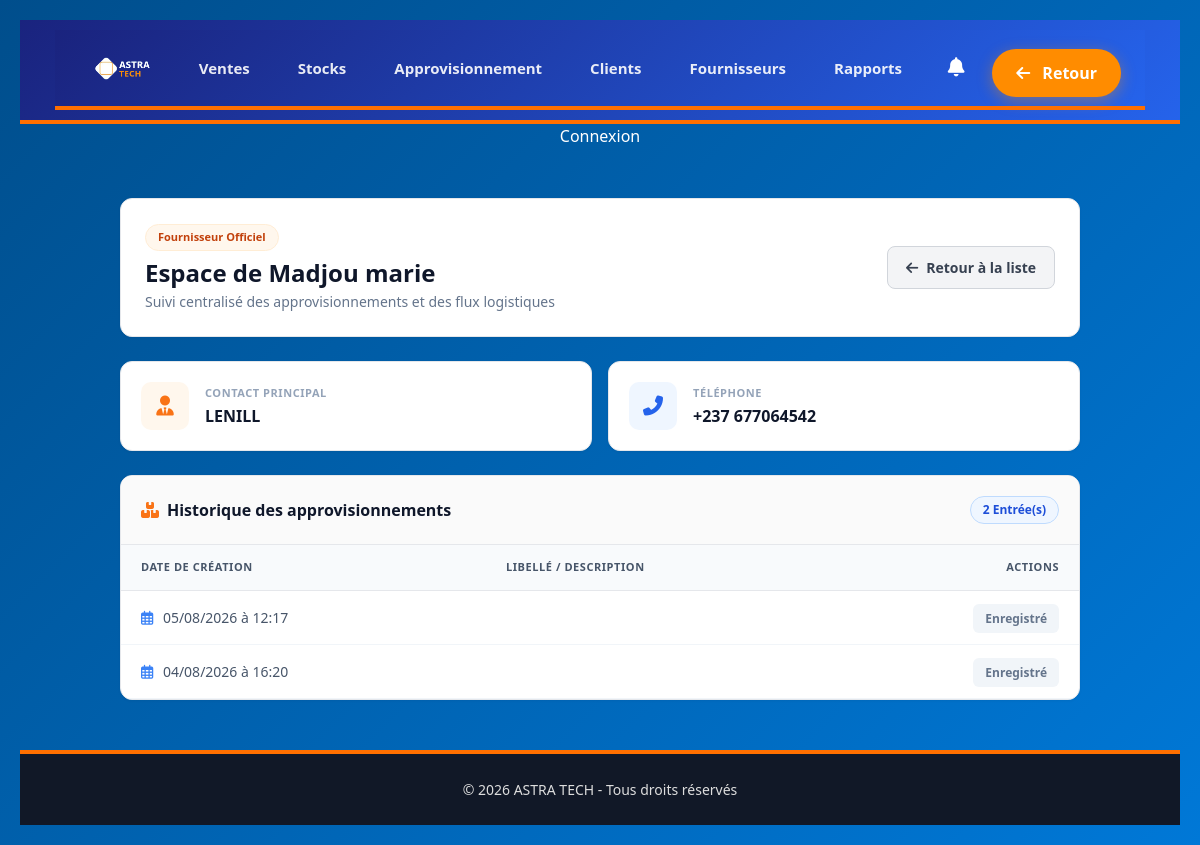
/fournisseur/espace/1/ (signed in), run on an earlier commit of the app's database.
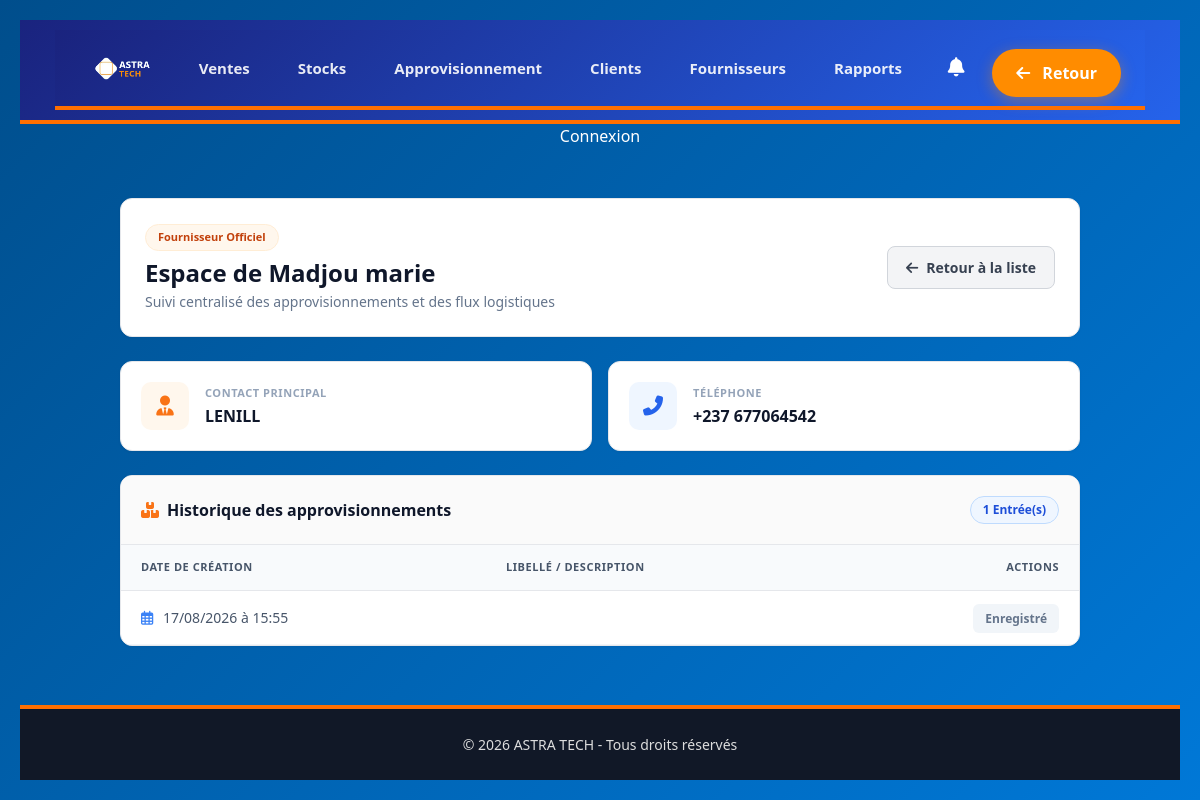
And on a later commit of the database.
### astra/models.py (models this page shows, shortened)
class Fournisseur(models.Model):
    nom = models.CharField(
        max_length=255
    )
    contact = models.CharField(
        max_length=255,
        blank=True
    )
    telephone = models.CharField(
        max_length=50,
        blank=True
    )
    email = models.EmailField(
        blank=True,
        null=True
    )
    mot_de_passe = models.CharField(
        max_length=255,
        default="1234"
    )
    is_active = models.BooleanField(
        default=True
    )

class Approvisionnement(models.Model):
    STATUT_CHOICES = [
        ("en_attente", "En attente"),
        ("confirmee", "Confirmée"),
        ("expediee", "Expédiée"),
        ("livree", "Livrée"),
        ("annulee", "Annulée"),
    ]
    reference = models.CharField(
        max_length=100,
        unique=True,
        blank=True,
        null=True
    )
    fournisseur = models.ForeignKey(
        Fournisseur,
        on_delete=models.CASCADE,
        related_name="approvisionnements"
    )
    date_creation = models.DateTimeField(
        auto_now_add=True
    )
    montant_total = models.DecimalField(
        max_digits=12,
        decimal_places=2,
        default=0
    )
    statut = models.CharField(
        max_length=20,
        choices=STATUT_CHOICES,
        default="en_attente"
    )
    is_active = models.BooleanField(
        default=True
    )

### astra/views.py (the view)
# urls.py: path('fournisseur/espace/<int:pk>/', views.espace_fournisseur, name='espace_fournisseur'),
def espace_fournisseur(request, pk):
    fournisseur_connecte_id = request.session.get('fournisseur_connecte_id')
    if not fournisseur_connecte_id or int(fournisseur_connecte_id) != int(pk):
        messages.error(request, "Veuillez entrer le mot de passe pour accéder à cet espace.")
        return redirect('astra:connexion_fournisseur', fournisseur_id=pk)
    fournisseur_principal = get_object_or_404(Fournisseur, pk=pk)
    doublons_fournisseurs = Fournisseur.objects.filter(
        nom__iexact=fournisseur_principal.nom,
        is_active=True
    )
    approvisionnements = Approvisionnement.objects.filter(
        fournisseur__in=doublons_fournisseurs
    ).order_by('-date_creation')
    contexte = {
        'fournisseur': fournisseur_principal,
        'approvisionnements': approvisionnements,
    }
    return render(request, 'astra/espace_fournisseur.html', contexte)

### astra/context_processors.py (called while the page is built)
def notifications_processor(request):
    path = request.path.lower()
    cat = None
    if 'vente' in path:
        cat = 'ventes'
    elif 'stock' in path:
        cat = 'stocks'
    elif 'appro' in path:
        cat = 'appro'
    elif 'client' in path:
        cat = 'clients'
    elif 'fournisseur' in path:
        cat = 'fournisseurs'
    elif 'rapport' in path:
        cat = 'rapports'
    if cat:
        notifications = NotificationPlateforme.objects.filter(lu=False, categorie=cat).order_by('-id')
    else:
        notifications = NotificationPlateforme.objects.none()
    return {
        'notifications_non_lues': notifications,
        'nombre_notifications': notifications.count()
    }

### astra/Templates/astra/espace_fournisseur.html (shortened to what this page needs)
{% extends "base.html" %}
{% load static %}
{% block content %}
<div class="ef-container">
    <div class="ef-card">
        <div class="ef-header">
            <div>
                <span style="display: inline-block; padding: 4px 12px; background: #fff7ed; color: #c2410c; font-size: 11px; font-weight: 700; border-radius: 20px; margin-bottom: 8px; border: 1px solid #ffedd5;">Fournisseur Officiel</span>
                <h1 style="font-size: 24px; font-weight: 800; color: #0f172a; margin: 0 0 4px 0;">Espace de {{ fournisseur.nom }}</h1>
                <p style="font-size: 14px; color: #64748b; margin: 0;">Suivi centralisé des approvisionnements et des flux logistiques</p>
            </div>
            <a href="{% url 'astra:fournisseurs' %}" class="ef-btn">
                <i class="fas fa-arrow-left"></i> Retour à la liste
            </a>
        </div>
    </div>
    <div class="ef-grid">
        <div class="ef-info-box">
            <div class="ef-icon ef-icon-orange">
                <i class="fas fa-user-tie"></i>
            </div>
            <div>
                <span style="font-size: 11px; font-weight: 700; color: #94a3b8; text-transform: uppercase; letter-spacing: 0.05em; display: block;">Contact principal</span>
                <span style="font-size: 16px; font-weight: 700; color: #0f172a; margin-top: 2px; display: block;">{{ fournisseur.contact|default:"Non renseigné" }}</span>
            </div>
        </div>
        <div class="ef-info-box">
            <div class="ef-icon ef-icon-blue">
                <i class="fas fa-phone-alt"></i>
            </div>
            <div>
                <span style="font-size: 11px; font-weight: 700; color: #94a3b8; text-transform: uppercase; letter-spacing: 0.05em; display: block;">Téléphone</span>
                <span style="font-size: 16px; font-weight: 700; color: #0f172a; margin-top: 2px; display: block;">{{ fournisseur.telephone|default:"Non renseigné" }}</span>
            </div>
        </div>
    </div>
    <div class="ef-table-wrapper">
        <div style="padding: 20px; border-bottom: 1px solid #e5e7eb; display: flex; justify-content: space-between; align-items: center; background: #fafafa;">
            <h2 style="font-size: 16px; font-weight: 700; color: #0f172a; margin: 0; display: flex; align-items: center; gap: 8px;">
                <i class="fas fa-boxes" style="color: #f97316;"></i> Historique des approvisionnements
            </h2>
            <span class="ef-badge">
                {{ approvisionnements|length|default:0 }} Entrée(s)
            </span>
        </div>
        <table class="ef-table">
            <thead>
                <tr>
                    <th>Date de création</th>
                    <th>Libellé / Description</th>
                    <th style="text-align: right;">Actions</th>
                </tr>
            </thead>
            <tbody>
                {% for app in approvisionnements %}
                    <tr>
                        <td style="color: #475569; font-weight: 500;">
                            <i class="far fa-calendar-alt" style="color: #3b82f6; margin-right: 6px;"></i> {{ app.date_creation|date:"d/m/Y à H:i" }}
                        </td>
                        <td style="font-weight: 700; color: #0f172a;">
                        </td>
                        <td style="text-align: right;">
                            <span style="font-size: 12px; color: #64748b; background: #f1f5f9; padding: 6px 12px; border-radius: 6px; font-weight: 600;">Enregistré</span>
                        </td>
                    </tr>
                {% endfor %}
            </tbody>
        </table>
    </div>
</div>
{% endblock %}

### astra/Templates/base.html (shortened to what this page needs)
{% load static %}
<!DOCTYPE html>
<html lang="fr">
<head>
    <link href="https://cdn.jsdelivr.net/npm/bootstrap@5.3.3/dist/css/bootstrap.min.css" rel="stylesheet">
    <link rel="stylesheet" href="https://cdnjs.cloudflare.com/ajax/libs/font-awesome/6.5.0/css/all.min.css">
    <link rel="stylesheet" href="{% static 'css/base.css' %}">
    <link rel="stylesheet" href="{% static 'css/header.css' %}">
    <link rel="stylesheet" href="{% static 'css/footer.css' %}">
    <link rel="stylesheet" href="{% static 'css/style.css' %}">
</head>
<body class="app-layout">
    <header class="app-header">
        {% block header %}
            {% include "astra/header.html" %}
        {% endblock %}
    </header>
    {% if user.is_authenticated %}
    {% else %}
        <a href="{% url 'astra:connexion' %}" class="nav-link">Connexion</a>
    {% endif %}
    <main class="app-main">
        {% block content %}
        {% endblock %}
    </main>
    <footer class="app-footer">
        {% block footer %}
            {% include "astra/footer.html" %}
        {% endblock %}
    </footer>
</body>
</html>

### astra/Templates/astra/header.html (shortened to what this page needs)
{% load static %}
<header class="app-header" style="display: flex; align-items: center; justify-content: space-between; padding: 0 24px; width: 100%; box-sizing: border-box;">
    <div class="logo-container" style="display: flex; align-items: center;">
        <img src="{% static 'image/logoo.png' %}" alt="ASTRA TECH" style="height: 38px; width: auto;">
    </div>
    <nav class="nav-menu" style="display: flex; align-items: center; gap: 24px;">
        <a href="{% url 'astra:ventes' %}" class="nav-item {% if request.resolver_match.url_name == 'ventes' %}active{% endif %}">Ventes</a>
        <a href="{% url 'astra:stock' %}" class="nav-item {% if request.resolver_match.url_name == 'stock' %}active{% endif %}">Stocks</a>
        <a href="{% url 'astra:approvisionnements' %}" class="nav-item {% if request.resolver_match.url_name == 'approvisionnement' or request.resolver_match.url_name == 'approvisionnements' %}active{% endif %}">Approvisionnement</a>
        <a href="{% url 'astra:clients' %}" class="nav-item {% if request.resolver_match.url_name == 'gestion_clients' %}active{% endif %}">Clients</a>
        <a href="{% url 'astra:fournisseurs' %}" class="nav-item {% if request.resolver_match.url_name == 'fournisseurs' %}active{% endif %}">Fournisseurs</a>
        <a href="{% url 'astra:rapports' %}" class="nav-item {% if request.resolver_match.url_name == 'rapports' %}active{% endif %}">Rapports</a>
    </nav>
    <div class="user-menu" style="display: flex; align-items: center; gap: 16px;">
        <div class="notification-container" style="position: relative; display: inline-block; cursor: pointer;">
    <div class="notification-icon" id="notificationIcon" onclick="toggleNotificationDropdown()" style="font-size: 1.2rem; padding: 8px; color: white;">
        <i class="fas fa-bell"></i>
    </div>
</div>
        <a href="{% url 'astra:accueil' %}" class="btn btn-primary rounded-pill px-4" style="white-space: nowrap;">
            <i class="fas fa-arrow-left me-2"></i> Retour
        </a>
    </div>
</header>

### astra/Templates/astra/footer.html
<footer class="site-footer">
    <div class="footer-bottom">
        © 2026 ASTRA TECH - Tous droits réservés
    </div>
</footer>

### astra/static/css/base.css (style rules this page uses)
*, *::before, *::after { box-sizing: border-box; margin: 0; padding: 0; }
html, body { width: 100%; min-height: 100vh; background-color: #f4f6fb; font-family: 'Inter', 'Segoe UI', Arial, sans-serif; color: #333; overflow-x: hidden; }
.app-layout { display: flex; flex-direction: column; min-height: 100vh; width: 100%; }
.app-header { width: 100%; flex-shrink: 0; position: relative !important; }
.app-main { flex: 1; width: 100%; max-width: 1400px; margin: 0 auto; padding: 20px; }
.app-footer { width: 100%; flex-shrink: 0; position: relative !important; }

### astra/static/css/header.css (style rules this page uses)
.app-header { width: 100%; min-height: 80px; padding: 10px 35px; display: flex; align-items: center; justify-content: space-between; background: linear-gradient(135deg, #1a237e, #2563eb); border-bottom: 4px solid #ff6f00; position: relative; z-index: 1000; box-sizing: border-box; }
.logo-container { display: flex; align-items: center; flex-shrink: 0; }
.logo-container img { width: 140px; height: auto; object-fit: contain; }
.nav-menu { flex: 1; display: flex; justify-content: center; align-items: center; gap: 25px; margin: 0 20px; }
.nav-item { color: #ffffff !important; font-size: 15px; font-weight: 600; padding: 8px 12px; position: relative; text-decoration: none; transition: all 0.3s ease; opacity: 0.9; }
.nav-item::after { content: ""; position: absolute; bottom: 0; left: 0; width: 0; height: 3px; background: #ff6f00; transition: 0.3s; border-radius: 2px; }
.user-menu { display: flex; align-items: center; gap: 15px; flex-shrink: 0; }
.notification-icon { width: 40px; height: 40px; display: flex; justify-content: center; align-items: center; color: white; font-size: 20px; position: relative; cursor: pointer; }
table { width: 100%; border-collapse: collapse; white-space: nowrap; }
thead { background: #004E8C; color: white; }
thead th { padding: 14px; text-align: left; font-size: 14px; font-weight: 600; }
tbody td { padding: 14px; border-bottom: 1px solid #f1f5f9; font-size: 14px; color: #334155; }

### astra/static/css/footer.css (style rules this page uses)
.site-footer { width:100%; background:#111827; color:white; border-top:4px solid #ff6f00; margin-top:auto; padding:25px 40px; }
.footer-bottom { text-align:center; color:#ddd; font-size:14px; }

### astra/static/css/style.css (style rules this page uses)
:root { --tech-blue: #0078D7; --tech-dark-blue: #004E8C; --tech-orange: #FF8C00; --tech-white: #FFFFFF; --tech-light-gray: #F5F5F5; --tech-dark-gray: #333; }
* { margin: 0; padding: 0; box-sizing: border-box; }
body { font-family: 'Segoe UI', Arial, sans-serif; background: linear-gradient(135deg, var(--tech-dark-blue) 0%, var(--tech-blue) 100%); color: var(--tech-white); min-height: 100vh; display: flex; justify-content: center; align-items: center; padding: 20px; }
.btn { width: 100%; padding: 12px; border-radius: 8px; border: none; font-size: clamp(14px, 3vw, 16px); font-weight: 600; cursor: pointer; transition: all 0.3s; margin-top: 10px; }
.btn-primary { background-color: var(--tech-orange); color: var(--tech-white); box-shadow: 0 4px 15px rgba(255, 140, 0, 0.4); }

What changed in the data, as far as the page shows it:
removed Approvisionnement: date_creation "05/08/2026 à 12:17"
removed Approvisionnement: date_creation "04/08/2026 à 16:20"
added Approvisionnement: date_creation "17/08/2026 à 15:55"
Also different on the page:
{{ approvisionnements|length|default:0 }}: "2" → "1"
